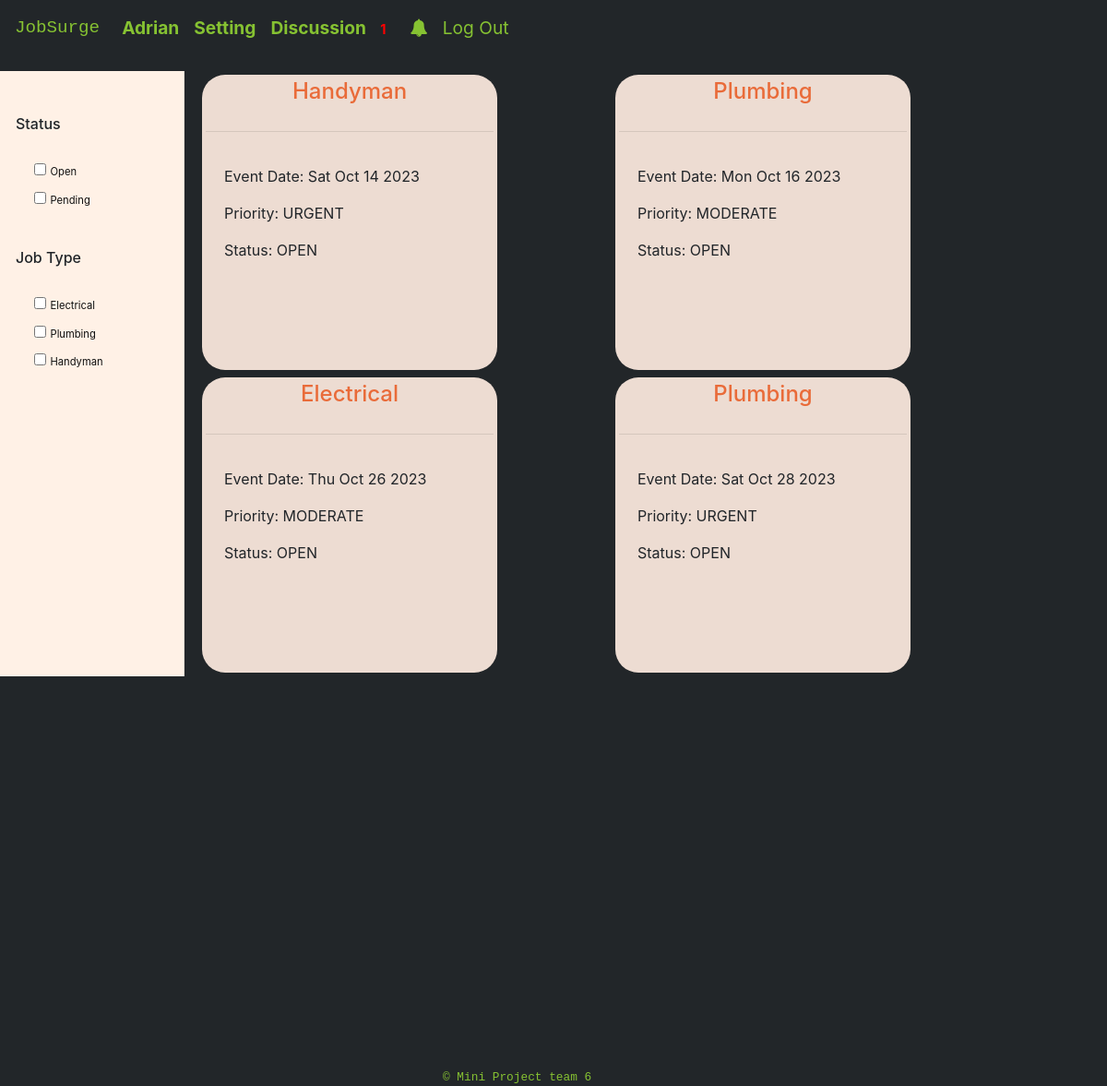
Screenshot of /advertisement/ (signed in) with the database file from the repository.
### account/models.py (models this page shows, shortened)
class User(AbstractUser):
    username = models.CharField(max_length = 50, blank = False, null = False, unique = True)
    email = models.EmailField(validators=[EmailValidator],unique = True,blank = False)
    role = models.CharField(max_length = 50,blank = False, null = False,default ="role")
    is_technician = models.BooleanField('Technician', default=False)
    is_customer = models.BooleanField('Customer', default=False)
    USERNAME_FIELD = 'email'
    REQUIRED_FIELDS = ['username','role']
    objects = UserManager()

### advertisement/models.py (models this page shows, shortened)
class Job(models.Model):
    Customer = models.ForeignKey('account.User',on_delete=models.CASCADE,related_name="Customer")
    Job_type = models.CharField(max_length = 50, null = False, blank = False,choices=job_type_choices,default=job_type_choices)
    Description = models.CharField(max_length = 500, blank = True, null = False)
    Location = models.ForeignKey(SavedAddress,on_delete=models.SET_NULL,related_name="jobLocation",null=True)
    Date = models.DateField("Required Date",default=datetime.today().strftime('%Y-%m-%d'))
    Time = models.TimeField("Required Time",default=datetime.now)
    Priority = models.CharField(max_length = 10,null=False,blank=False,choices=priority_type_choices,default=priority_type_choices[0][0])
    Amount = models.DecimalField(max_digits=6, decimal_places=0,default=50)
    Currency = models.CharField(max_length=15,default ="USD")
    Technician_experience_preference = models.IntegerField(default=0)
    Licence = models.BooleanField('Licence',default=False)
    Status = models.CharField(max_length = 50,choices=job_status,default=job_status[0][0])
    objects = JobManager()

### advertisement/views.py (the view)
# urls.py: path("", views.index, name="index"),
def index(request):
    if request.user.is_authenticated:
        jobsearch_stack.clear()
        jobs = paginate(request,Job.objects.all().order_by('Date'))
        return render(request,"advertisement/index.html",{
            "jobs":jobs,
            "job_requests_ids":list(JobRequest.objects.filter(Technician=request.user).values_list("Job",flat=True)),
            })
    else:
        return HttpResponseRedirect(reverse("account:login"))

### advertisement/notification_custom_processor.py (called while the page is built)
def notification_check(request):
    try:
        count = account.models.Notification.objects.filter(User=request.user,Checked=False).count()
    except:
        count = 0
    return{'not_checked_notifications_count':count }

def discussion_check(request):
    try:
        count = account.models.Discussion.objects.filter(User=request.user,Checked=False).count()
    except:
        count = 0
    return{'not_checked_discussions_count':count }

def appointment_expiry_check(request):
    today = date.today()
    jobresponse_id = advertisement.models.Appointment.objects.all().values("Jobresponse")
    jobresponse =advertisement.models.JobResponse.objects.filter(Date__lt =today-timedelta(days=7)).filter(id__in = jobresponse_id)
    appointments = advertisement.models.Appointment.objects.all().filter(Jobresponse__id__in=jobresponse)
    jobs = advertisement.models.Job.objects.filter(id__in=appointments.values_list("Job",flat=True))
    jobs.update(Status = "Closed")
    jobs.delete()
    return{'Delete':True }

def google_key(request):
    return {'google_key': settings.GOOGLE_KEY}

### advertisement/views.py (called while the page is built)
def paginate(request,argument):
    page_number = request.GET.get('page',1)
    paginator = Paginator(argument, 5)
    try:
        paginated_argument = paginator.page(page_number)
    except PageNotAnInteger:
        paginated_argument = paginator.page(1)
    except EmptyPage:
        paginated_argument = paginator.page(paginator.num_pages)
    return paginated_argument

### advertisement/templates/advertisement/index.html (shortened to what this page needs)
{% extends "layout.html" %}
{% load static %}
{% block body %}
<div id="index" class="container-fluid">
    <div class="row">
        <div class="col-md-3 col-xl-2   bd-highlight  sidebar"  id = "mini-nav">
                <div class="position-sticky pt-3">
                    <div class="row">
                        <ul class="navbar-nav flex-column col-xs">
                            <li class="nav-item">
                                <h1>Status</h1>
                                    <div class="card-body">
                                    <div class="form-group">
                                        <input type="checkbox" id="filter" name="status" value="OPEN">
                                        <label for="status">Open</label><br>
                                        <input type="checkbox" id="filter" name="status" value="PENDING">
                                        <label for="status">Pending</label><br>
                                    </div>
                                    </div>
                            </li>
                        </ul>
                        <ul class="navbar-nav flex-column col-xs">
                            <li class="nav-item">
                                <h1>Job Type</h1>
                                <div class="card-body">
                                    <div class="form-group">
                                        <input type="checkbox" id="filter" name="type" value="ELECTRICAL" >
                                        <label for="status">Electrical</label><br>
                                        <input type="checkbox" id="filter" name="type" value="PLUMBING">
                                        <label for="status">Plumbing</label><br>
                                        <input type="checkbox" id="filter" name="type" value="HANDYMAN">
                                        <label for="status">Handyman</label><br>
                                    </div>
                                </div>
                            </li>
                        </ul>
                    </div>
                </div>
        </div>
        <div class="col-md-9 col-xl-10">
        <main class=" ms-sm-auto   ">
            <div id="jobs" class="flex-container ">
                {% for job in jobs %}
                        <div class="card item col-xs-1 p-1 m-1" id ="job-id-{{job.id}}">
                            <h1 class="card-title">
                                <a href = "{% url 'advertisement:job_profile' type=job.Job_type|title id=job.id %}">{{job.Job_type|title}} </a>
                            </h1>
                            <hr>
                            <div class="card-body">
                                <p>Event Date: {{job.Date|date:"D M d Y"}}</p>
                                <p> Priority: {{job.Priority}}</p>
                                <p id="status">Status: {{job.Status}}</p>
                            </div>
                        </div>
                {%endfor%}
            </div>
        </main>
        </div>
    </div>
</div>
{% endblock %}

### templates/layout.html (shortened to what this page needs)
{% load static %}
<!DOCTYPE html>
<html lang="en">
    <head>
        <link rel="stylesheet" href="https://stackpath.bootstrapcdn.com/bootstrap/4.4.1/css/bootstrap.min.css">
        <link rel="stylesheet" href="https://stackpath.bootstrapcdn.com/bootstrap/4.3.1/css/bootstrap.min.css">
        <link rel="stylesheet" type="text/css" href="{% static 'account/style.css' %}">
        <link rel="stylesheet" href="https://cdnjs.cloudflare.com/ajax/libs/font-awesome/4.7.0/css/font-awesome.min.css">
</head>
    <body>
        <nav class="navbar navbar-dropdown navbar-fixed-top  navbar-expand-lg navbar-light flex-row d-flex bd-highlight mb-3" id="main-nav">
            <a class="navbar-brand text-monospace" id = "logo" href="{% url 'advertisement:index' %}">JobSurge</a>
            <div class="collapse navbar-collapse" id="main">
              <ul class="navbar-nav mr-auto">
                {% if user.is_authenticated %}
                    <li class="nav-item active">
                        <a class="nav-link" href="{% url 'advertisement:user_account' username=user.username|slugify  %}"><strong>{{ user.username |title}}</strong>
                            <span class="sr-only">(current)</span></a>
                    </li>
                    <li class="nav-item">
                        <a class="nav-link" href="{% url 'account:account' %}">
                            <strong>Setting</strong>
                        </a>
                    </li>
                    <li class="nav-item">
                        <a class="nav-link " id="discussion"  href="{% url 'account:discussion' %}">
                            <span >
                                <strong>Discussion</strong>
                            </span>
                        </a>
                    </li>
                    <li class="nav-item">
                        <a class="nav-link " id="notification"  href="{% url 'account:notification' %}">
                            <span >
                                <strong  class="fa fa-bell"></strong>
                            </span>
                        </a>
                    </li>
                    <li class="nav-item">
                        <a class="nav-link" href="{% url 'account:logout' %}">Log Out</a>
                    </li>
                {% endif %}
              </ul>
            </div>
          </nav>
        <div class="body">
            {% block body %}
            {% endblock %}
        </div>
    </body>
      <footer id ="footer" class="mx-auto ">
        <small class=" text-monospace"> &#169; Mini Project team 6 </small>
   </footer>
</html>

### account/static/account/style.css (style rules this page uses)
body { background-color: #222629 !important; }
.active { color:#89532f; }
#footer small { position: sticky; left:40%; right:0; bottom: 0; }
#footer { position: relative; margin-top:35% !important; color: #86C232; }
.flex-container { display: flex; flex-wrap: nowrap; flex-direction: row; background-color: none; justify-content: space-between; align-items: baseline; width: 80%; }
a.nav-link { font-size: 1.2rem; }
nav#main-nav { background-color:#222629 ; }
nav#main-nav a { color: #86C232; font-size: 1.2rem; }
.sidebar { top: 0; bottom: 0; left: 0; z-index: 100; padding: 2rem 2rem 0; box-shadow: inset -1px 0 0 rgba(0, 0, 0, .1); }
#mini-nav { background-color: #FFF1E6; }
div#edit_Experience,div#edit_Education input,label,select { font-size: 1rem; color:#FFF1E6; }
div#jobs .card { width:20rem; height: 20rem; border-radius: 25px; position: -webkit-sticky; border: none; background-color: #EDDCD2; }
div#jobs h1 { font-size: 1.5rem; text-align: center; }
div#jobs a { color:#e96b39 !important; }
div#jobs p { font-size: 1rem; }
div#index label { color: rgb(15, 15, 15) !important; font-size:0.7rem; }
div#index .nav-item h1 { font-size: 1rem; }
div#jobs.flex-container { display: flex; flex-flow: row wrap; justify-content:space-between; align-items:baseline; align-content: space-around; }
div.card.item { flex-grow: 0; align-self:flex-start; flex-shrink: 3; }

### rows the page displays
User: username "Adrian"
Job: Job_type "Handyman", Date "Sat Oct 14 2023", Priority "URGENT", Status "OPEN"
Job: Job_type "Plumbing", Date "Mon Oct 16 2023", Priority "MODERATE", Status "OPEN"
Job: Job_type "Electrical", Date "Thu Oct 26 2023", Priority "MODERATE", Status "OPEN"
Job: Job_type "Plumbing", Date "Sat Oct 28 2023", Priority "URGENT", Status "OPEN"
